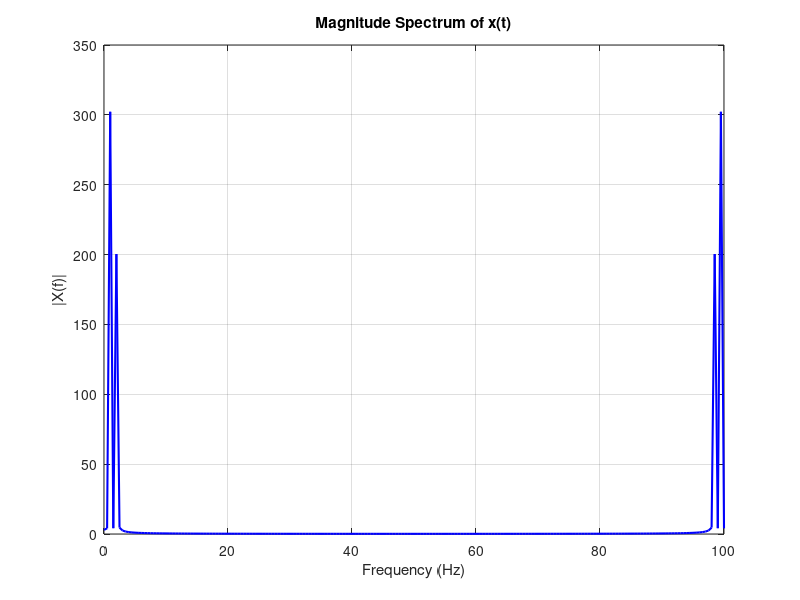

MATLAB code to generate this figure:
% Continuous-Time Signals and Systems

% Define the time variable t over the interval from 0 to 2 seconds
t = 0:0.01:2; % You can adjust the step size (0.01) to control the resolution of the plot

% Calculate the signal x(t) = 3*cos(2*pi*t) + 2*sin(4*pi*t)
x = 3*cos(2*pi*t) + 2*sin(4*pi*t);

% Compute the Fourier transform of x(t)
X = fft(x);

% Frequency axis (in Hz) corresponding to the Fourier transform
Fs = 1 / (t(2) - t(1)); % Sampling frequency
frequencies = linspace(0, Fs, length(X));

% Plot the magnitude spectrum of the Fourier transform
figure;
plot(frequencies, abs(X), 'b', 'LineWidth', 1.5);
xlabel('Frequency (Hz)');
ylabel('|X(f)|');
title('Magnitude Spectrum of x(t)');
grid on;
